Frame 1 (no input): blank canvas, image omitted
Frame 60 (no input): blank canvas, image omitted
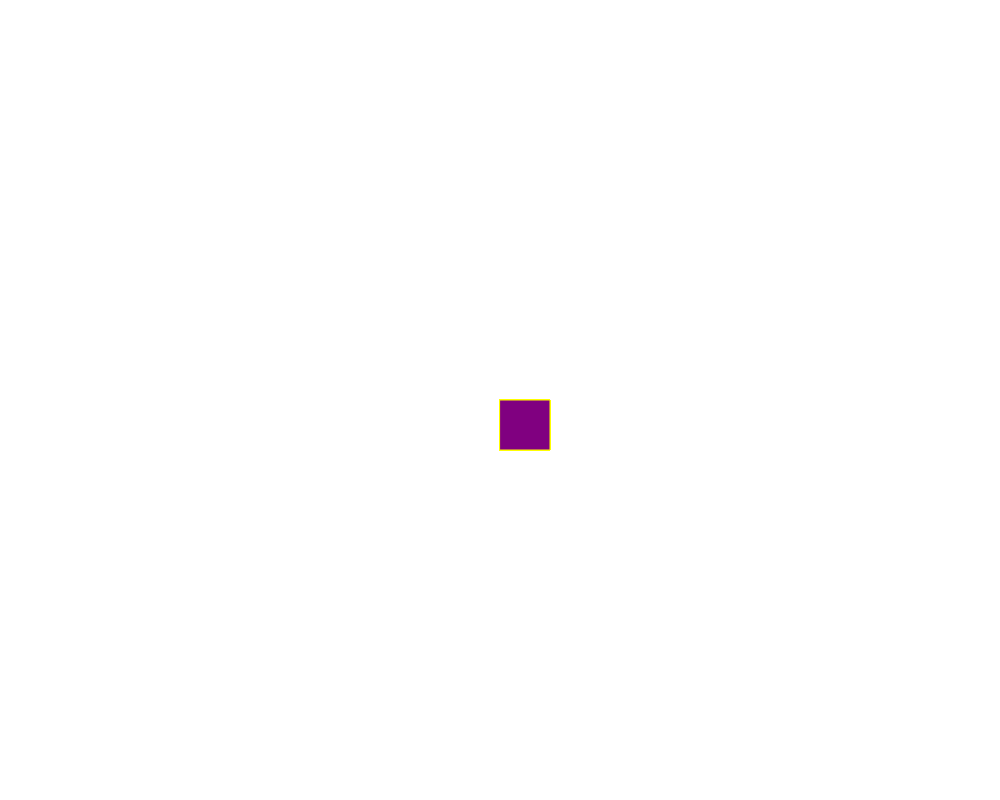
Frame 120 (the mouse pressed at the canvas centre since frame 60)

The p5.js sketch whose frames 1 and 60 were blank and that drew this single picture after the mouse press (run headless with seeded random() and noise() and a simulated clock; from frame 60 on, the mouse is pressed at the canvas centre):

// p5.js sketch
// ── sketch.js
function setup() {
  createCanvas(1000, 800);

}
function draw() {
 
  fill ("purple");
  stroke("yellow");
  if (mouseIsPressed)
 rect (mouseX, mouseY,50);
 }
